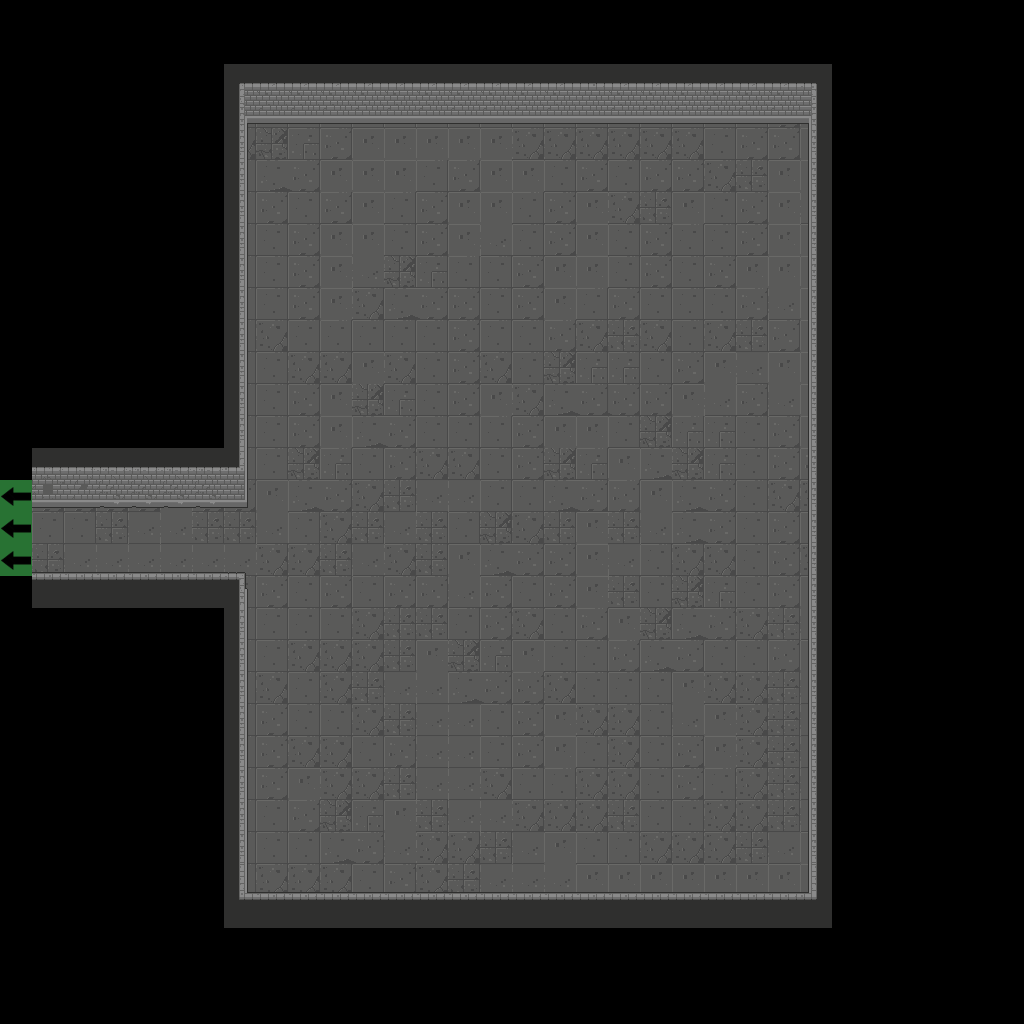

A 2D game scene composited from a Tiled map and its tileset images. What follows is a short description and the map's XML, with every tile layer's data as written:
An orthogonal 32x32 tile map with 32x32 px tiles, 3 tile layers (Floor, Flags, Walls), 2 tilesets.

<map version="1.2" tiledversion="1.2.3" orientation="orthogonal" renderorder="right-down" width="32" height="32" tilewidth="32" tileheight="32" infinite="0" nextlayerid="50" nextobjectid="1">
 <tileset firstgid="1" source="Dungeon_Tileset_2.tsx" />
 <tileset firstgid="321" source="flags.tsx" />
 <layer id="47" name="Floor" width="32" height="32">
  <data encoding="csv">
0,0,0,0,0,0,0,0,0,0,0,0,0,0,0,0,0,0,0,0,0,0,0,0,0,0,0,0,0,0,0,0,
0,0,0,0,0,0,0,0,0,0,0,0,0,0,0,0,0,0,0,0,0,0,0,0,0,0,0,0,0,0,0,0,
0,0,0,0,0,0,0,0,0,0,0,0,0,0,0,89,90,91,0,0,0,0,0,0,0,0,0,0,0,0,0,0,
0,0,0,0,0,0,0,89,89,89,89,89,89,89,89,89,89,89,89,89,89,89,89,89,90,91,0,0,0,0,0,0,
0,0,0,0,0,0,0,105,93,94,90,91,91,91,91,91,105,105,105,105,105,105,89,90,90,91,0,0,0,0,0,0,
0,0,0,0,0,0,0,89,109,110,91,91,91,89,90,91,91,89,90,89,90,90,105,106,91,91,0,0,0,0,0,0,
0,0,0,0,0,0,0,89,90,89,90,91,89,90,91,91,89,90,91,105,106,91,89,90,91,107,0,0,0,0,0,0,
0,0,0,0,0,0,0,89,89,90,91,91,89,90,91,107,89,90,91,89,90,89,89,90,91,91,0,0,0,0,0,0,
0,0,0,0,0,0,0,89,89,90,91,107,93,94,89,89,90,91,91,89,90,89,90,91,91,91,0,0,0,0,0,0,
0,0,0,0,0,0,0,89,89,90,91,105,109,110,90,89,90,91,89,90,89,89,89,90,107,91,0,0,0,0,0,0,
0,0,0,0,0,0,0,89,105,89,89,89,89,89,90,89,89,90,105,106,105,89,105,106,90,91,0,0,0,0,0,0,
0,0,0,0,0,0,0,89,89,105,105,91,105,89,90,105,89,93,94,94,89,90,91,107,91,91,0,0,0,0,0,0,
0,0,0,0,0,0,0,89,89,90,91,93,94,89,90,91,105,109,110,110,90,91,107,90,107,91,0,0,0,0,0,0,
0,0,0,0,0,0,0,89,89,90,91,109,110,89,89,89,90,91,91,89,93,94,94,89,90,91,0,0,0,0,0,0,
0,0,0,0,0,0,0,89,89,93,94,89,90,105,105,89,90,93,94,91,109,93,94,89,90,90,0,0,0,0,0,0,
0,90,90,90,90,91,90,90,91,109,110,105,106,107,107,89,89,109,110,90,91,109,110,89,105,105,0,0,0,0,0,0,
0,89,89,106,107,107,106,106,107,89,105,106,107,106,89,93,105,106,91,106,107,109,110,89,90,89,0,0,0,0,0,0,
0,106,107,107,107,107,107,107,105,105,106,107,105,106,91,109,110,90,91,107,89,105,105,89,90,105,0,0,0,0,0,0,
0,0,0,0,0,0,0,89,90,89,90,89,90,90,107,90,89,90,91,106,89,93,94,89,90,91,0,0,0,0,0,0,
0,0,0,0,0,0,0,89,89,89,89,105,106,106,89,90,105,89,90,91,93,109,110,105,106,107,0,0,0,0,0,0,
0,0,0,0,0,0,0,89,89,105,105,105,106,91,93,94,91,89,89,90,109,110,89,89,90,91,0,0,0,0,0,0,
0,0,0,0,0,0,0,89,105,89,105,106,107,107,109,110,90,105,89,89,89,91,105,105,106,107,0,0,0,0,0,0,
0,0,0,0,0,0,0,89,90,89,89,105,106,107,107,89,90,91,105,105,89,107,91,105,106,107,0,0,0,0,0,0,
0,0,0,0,0,0,0,89,90,105,105,89,90,107,107,89,90,91,89,105,89,90,91,105,106,107,0,0,0,0,0,0,
0,0,0,0,0,0,0,89,90,91,105,105,106,107,107,105,89,89,105,105,89,90,89,105,106,107,0,0,0,0,0,0,
0,0,0,0,0,0,0,89,89,90,93,94,91,106,107,107,105,105,105,106,89,89,105,105,106,107,0,0,0,0,0,0,
0,0,0,0,0,0,0,89,89,89,109,110,107,105,105,106,107,91,89,89,105,105,105,106,107,91,0,0,0,0,0,0,
0,0,0,0,0,0,0,89,105,105,105,89,90,105,106,107,107,107,91,91,91,91,91,91,91,91,0,0,0,0,0,0,
0,0,0,0,0,0,0,105,105,106,107,105,106,105,105,0,0,0,0,107,107,107,107,107,107,107,0,0,0,0,0,0,
0,0,0,0,0,0,0,0,0,0,0,0,0,0,0,0,0,0,0,0,0,0,0,0,0,0,0,0,0,0,0,0,
0,0,0,0,0,0,0,0,0,0,0,0,0,0,0,0,0,0,0,0,0,0,0,0,0,0,0,0,0,0,0,0,
0,0,0,0,0,0,0,0,0,0,0,0,0,0,0,0,0,0,0,0,0,0,0,0,0,0,0,0,0,0,0,0
</data>
 </layer>
 <layer id="48" name="Flags" width="32" height="32">
  <data encoding="csv">
0,0,0,0,0,0,0,0,0,0,0,0,0,0,0,0,0,0,0,0,0,0,0,0,0,0,0,0,0,0,0,0,
0,0,0,0,0,0,0,0,0,0,0,0,0,0,0,0,0,0,0,0,0,0,0,0,0,0,0,0,0,0,0,0,
0,0,0,0,0,0,0,0,0,0,0,0,0,0,0,0,0,0,0,0,0,0,0,0,0,0,0,0,0,0,0,0,
0,0,0,0,0,0,0,0,0,0,0,0,0,0,0,0,0,0,0,0,0,0,0,0,0,0,0,0,0,0,0,0,
0,0,0,0,0,0,0,0,0,0,0,0,0,0,0,0,0,0,0,0,0,0,0,0,0,0,0,0,0,0,0,0,
0,0,0,0,0,0,0,0,0,0,0,0,0,0,0,0,0,0,0,0,0,0,0,0,0,0,0,0,0,0,0,0,
0,0,0,0,0,0,0,0,0,0,0,0,0,0,0,0,0,0,0,0,0,0,0,0,0,0,0,0,0,0,0,0,
0,0,0,0,0,0,0,0,0,0,0,0,0,0,0,0,0,0,0,0,0,0,0,0,0,0,0,0,0,0,0,0,
0,0,0,0,0,0,0,0,0,0,0,0,0,0,0,0,0,0,0,0,0,0,0,0,0,0,0,0,0,0,0,0,
0,0,0,0,0,0,0,0,0,0,0,0,0,0,0,0,0,0,0,0,0,0,0,0,0,0,0,0,0,0,0,0,
0,0,0,0,0,0,0,0,0,0,0,0,0,0,0,0,0,0,0,0,0,0,0,0,0,0,0,0,0,0,0,0,
0,0,0,0,0,0,0,0,0,0,0,0,0,0,0,0,0,0,0,0,0,0,0,0,0,0,0,0,0,0,0,0,
0,0,0,0,0,0,0,0,0,0,0,0,0,0,0,0,0,0,0,0,0,0,0,0,0,0,0,0,0,0,0,0,
0,0,0,0,0,0,0,0,0,0,0,0,0,0,0,0,0,0,0,0,0,0,0,0,0,0,0,0,0,0,0,0,
0,0,0,0,0,0,0,0,0,0,0,0,0,0,0,0,0,0,0,0,0,0,0,0,0,0,0,0,0,0,0,0,
326,0,0,0,0,0,0,0,0,0,0,0,0,0,0,0,0,0,0,0,0,0,0,0,0,0,0,0,0,0,0,0,
326,0,0,0,0,0,0,0,0,0,0,0,0,0,0,0,0,0,0,0,0,0,0,0,0,0,0,0,0,0,0,0,
326,0,0,0,0,0,0,0,0,0,0,0,0,0,0,0,0,0,0,0,0,0,0,0,0,0,0,0,0,0,0,0,
0,0,0,0,0,0,0,0,0,0,0,0,0,0,0,0,0,0,0,0,0,0,0,0,0,0,0,0,0,0,0,0,
0,0,0,0,0,0,0,0,0,0,0,0,0,0,0,0,0,0,0,0,0,0,0,0,0,0,0,0,0,0,0,0,
0,0,0,0,0,0,0,0,0,0,0,0,0,0,0,0,0,0,0,0,0,0,0,0,0,0,0,0,0,0,0,0,
0,0,0,0,0,0,0,0,0,0,0,0,0,0,0,0,0,0,0,0,0,0,0,0,0,0,0,0,0,0,0,0,
0,0,0,0,0,0,0,0,0,0,0,0,0,0,0,0,0,0,0,0,0,0,0,0,0,0,0,0,0,0,0,0,
0,0,0,0,0,0,0,0,0,0,0,0,0,0,0,0,0,0,0,0,0,0,0,0,0,0,0,0,0,0,0,0,
0,0,0,0,0,0,0,0,0,0,0,0,0,0,0,0,0,0,0,0,0,0,0,0,0,0,0,0,0,0,0,0,
0,0,0,0,0,0,0,0,0,0,0,0,0,0,0,0,0,0,0,0,0,0,0,0,0,0,0,0,0,0,0,0,
0,0,0,0,0,0,0,0,0,0,0,0,0,0,0,0,0,0,0,0,0,0,0,0,0,0,0,0,0,0,0,0,
0,0,0,0,0,0,0,0,0,0,0,0,0,0,0,0,0,0,0,0,0,0,0,0,0,0,0,0,0,0,0,0,
0,0,0,0,0,0,0,0,0,0,0,0,0,0,0,0,0,0,0,0,0,0,0,0,0,0,0,0,0,0,0,0,
0,0,0,0,0,0,0,0,0,0,0,0,0,0,0,0,0,0,0,0,0,0,0,0,0,0,0,0,0,0,0,0,
0,0,0,0,0,0,0,0,0,0,0,0,0,0,0,0,0,0,0,0,0,0,0,0,0,0,0,0,0,0,0,0,
0,0,0,0,0,0,0,0,0,0,0,0,0,0,0,0,0,0,0,0,0,0,0,0,0,0,0,0,0,0,0,0
</data>
 </layer>
 <layer id="49" name="Walls" width="32" height="32">
  <data encoding="csv">
0,0,0,0,0,0,0,0,0,0,0,0,0,0,0,0,0,0,0,0,0,0,0,0,0,0,0,0,0,0,0,0,
0,0,0,0,0,0,0,0,0,0,0,0,0,0,0,0,0,0,0,0,0,0,0,0,0,0,0,0,0,0,0,0,
0,0,0,0,0,0,0,4,5,5,5,5,5,5,5,5,5,5,34,5,5,5,5,5,5,6,0,0,0,0,0,0,
0,0,0,0,0,0,0,20,21,21,21,21,21,21,21,21,21,21,50,21,21,21,21,21,21,22,0,0,0,0,0,0,
0,0,0,0,0,0,0,19,0,0,0,0,0,0,0,0,0,0,0,0,0,0,0,0,0,17,0,0,0,0,0,0,
0,0,0,0,0,0,0,19,0,0,0,0,0,0,0,0,0,0,0,0,0,0,0,0,0,17,0,0,0,0,0,0,
0,0,0,0,0,0,0,19,0,0,0,0,0,0,0,0,0,0,0,0,0,0,0,0,0,17,0,0,0,0,0,0,
0,0,0,0,0,0,0,19,0,0,0,0,0,0,0,0,0,0,0,0,0,0,0,0,0,17,0,0,0,0,0,0,
0,0,0,0,0,0,0,19,0,0,0,0,0,0,0,0,0,0,0,0,0,0,0,0,0,17,0,0,0,0,0,0,
0,0,0,0,0,0,0,19,0,0,0,0,0,0,0,0,0,0,0,0,0,0,0,0,0,17,0,0,0,0,0,0,
0,0,0,0,0,0,0,19,0,0,0,0,0,0,0,0,0,0,0,0,0,0,0,0,0,17,0,0,0,0,0,0,
0,0,0,0,0,0,0,19,0,0,0,0,0,0,0,0,0,0,0,0,0,0,0,0,0,17,0,0,0,0,0,0,
0,0,0,0,0,0,0,19,0,0,0,0,0,0,0,0,0,0,0,0,0,0,0,0,0,17,0,0,0,0,0,0,
0,0,0,0,0,0,0,19,0,0,0,0,0,0,0,0,0,0,0,0,0,0,0,0,0,17,0,0,0,0,0,0,
0,10,11,12,12,12,12,66,0,0,0,0,0,0,0,0,0,0,0,0,0,0,0,0,0,17,0,0,0,0,0,0,
0,26,27,28,28,28,28,82,0,0,0,0,0,0,0,0,0,0,0,0,0,0,0,0,0,17,0,0,0,0,0,0,
0,0,0,0,0,0,0,0,0,0,0,0,0,0,0,0,0,0,0,0,0,0,0,0,0,17,0,0,0,0,0,0,
0,37,37,37,37,37,37,98,0,0,0,0,0,0,0,0,0,0,0,0,0,0,0,0,0,17,0,0,0,0,0,0,
0,53,53,53,53,53,53,114,0,0,0,0,0,0,0,0,0,0,0,0,0,0,0,0,0,17,0,0,0,0,0,0,
0,0,0,0,0,0,0,19,0,0,0,0,0,0,0,0,0,0,0,0,0,0,0,0,0,17,0,0,0,0,0,0,
0,0,0,0,0,0,0,19,0,0,0,0,0,0,0,0,0,0,0,0,0,0,0,0,0,17,0,0,0,0,0,0,
0,0,0,0,0,0,0,19,0,0,0,0,0,0,0,0,0,0,0,0,0,0,0,0,0,17,0,0,0,0,0,0,
0,0,0,0,0,0,0,19,0,0,0,0,0,0,0,0,0,0,0,0,0,0,0,0,0,17,0,0,0,0,0,0,
0,0,0,0,0,0,0,19,0,0,0,0,0,0,0,0,0,0,0,0,0,0,0,0,0,17,0,0,0,0,0,0,
0,0,0,0,0,0,0,19,0,0,0,0,0,0,0,0,0,0,0,0,0,0,0,0,0,17,0,0,0,0,0,0,
0,0,0,0,0,0,0,19,0,0,0,0,0,0,0,0,0,0,0,0,0,0,0,0,0,17,0,0,0,0,0,0,
0,0,0,0,0,0,0,19,0,0,0,0,0,0,0,0,0,0,0,0,0,0,0,0,0,17,0,0,0,0,0,0,
0,0,0,0,0,0,0,36,37,37,37,37,37,37,37,37,37,37,37,37,37,37,37,37,37,38,0,0,0,0,0,0,
0,0,0,0,0,0,0,52,53,53,53,53,53,53,53,53,53,53,53,53,53,53,53,53,53,54,0,0,0,0,0,0,
0,0,0,0,0,0,0,0,0,0,0,0,0,0,0,0,0,0,0,0,0,0,0,0,0,0,0,0,0,0,0,0,
0,0,0,0,0,0,0,0,0,0,0,0,0,0,0,0,0,0,0,0,0,0,0,0,0,0,0,0,0,0,0,0,
0,0,0,0,0,0,0,0,0,0,0,0,0,0,0,0,0,0,0,0,0,0,0,0,0,0,0,0,0,0,0,0
</data>
 </layer>
</map>
